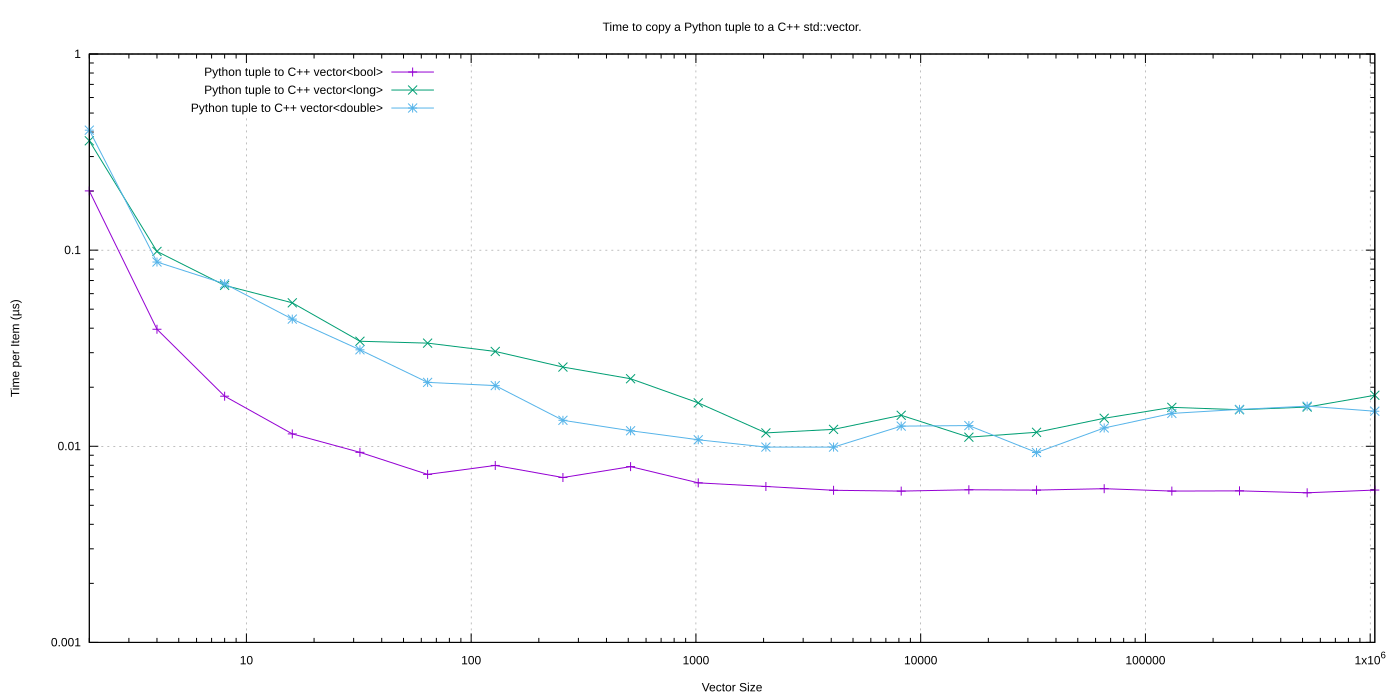

gnuplot code for this plot:
set logscale x
set grid
set title "Time to copy a Python tuple to a C++ std::vector."
set xlabel "Vector Size"

set logscale y
set ylabel "Time per Item (µs)"
# set yrange [8:35]
# set ytics 8,35,3

# set logscale y2
# set y2label "Bytes"
# set y2range [1:1e9]
# set y2tics

set pointsize 1
set datafile separator whitespace
# Curve fit
#cost(x) = a + (b / (x/1024))
#fit cost(x) "perf_size_of.dat" using 1:2 via a,b

set key left

set terminal svg size 1000,700           # choose the file format
set output "test_py_tuple_to_vector.svg"   # choose the output device

plot "test_vector_to_py_tuple.dat" using 1:(1e6 * $5 / $1) t "Python tuple to C++ vector<bool>" with linespoints axes x1y1 pt 1 lw 1, \
    "test_vector_to_py_tuple.dat" using 1:(1e6 * $6 / $1) t "Python tuple to C++ vector<long>" with linespoints axes x1y1 pt 2 lw 1, \
    "test_vector_to_py_tuple.dat" using 1:(1e6 * $7 / $1) t "Python tuple to C++ vector<double>" with linespoints axes x1y1 pt 3 lw 1

reset
